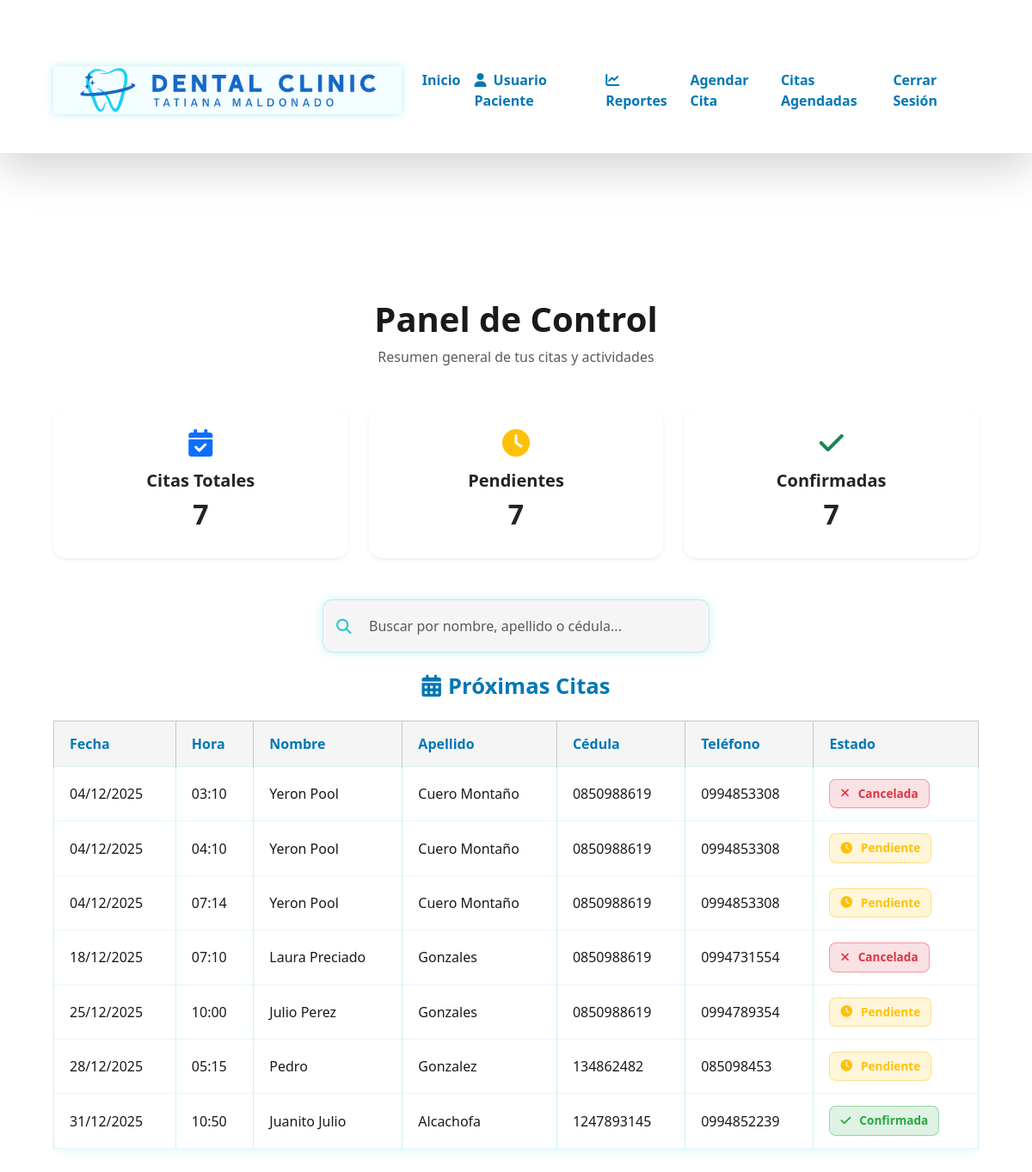
The app's page / (signed in) with its own data.
### appointments/models.py (models this page shows, shortened)
class Appointment(models.Model):
    user = models.ForeignKey(User, on_delete=models.CASCADE, related_name='appointments')
    cedula = models.CharField(max_length=20)
    first_name = models.CharField(max_length=100)
    last_name = models.CharField(max_length=100)
    phone = models.CharField(max_length=30)
    description = models.TextField(blank=True)
    start = models.DateTimeField()
    end = models.DateTimeField(editable=False)
    created = models.DateTimeField(auto_now_add=True)
    status = models.CharField(
        max_length=20,
        choices=[
            ("pending", "Pendiente"),
            ("confirmed", "Confirmada"),
            ("cancelled", "Cancelada")
        ],
        default="pending"
    )

### appointments/views.py (the view)
# urls.py: path('', views.home, name='home'),
def home(request):
    if not request.user.is_authenticated:
        return render(request, 'welcome.html')
    query = request.GET.get('q', '')
    appointments = Appointment.objects.order_by('start')
    if query:
        appointments = appointments.filter(
            Q(first_name__icontains=query) |
            Q(last_name__icontains=query) |
            Q(cedula__icontains=query)
        )
    return render(request, 'base.html', {
        'appointments': appointments,
        'query': query
    })

### templates/base.html (shortened to what this page needs)
{% load static %}
<!doctype html>
<html lang="es">
<head>
  <link href="https://cdn.jsdelivr.net/npm/bootstrap@5.3.3/dist/css/bootstrap.min.css" rel="stylesheet">
  <link href="https://cdnjs.cloudflare.com/ajax/libs/font-awesome/6.5.0/css/all.min.css" rel="stylesheet">
  <link rel="stylesheet" href="{% static 'style.css' %}">
</head>
<body class="dark-glass">
  <nav class="navbar navbar-expand-lg glass-nav shadow-lg">
    <div class="container">
    <a class="navbar-brand d-flex align-items-center gap-2 text-white" href="/">
    <img src="{% static 'assets/logoclinica.png' %}" alt="Logo Clínica Dental" class="logo-img">
    </a>
      <div class="collapse navbar-collapse" id="navbarMenu">
        <ul class="navbar-nav ms-auto">
          <li class="nav-item"><a class="nav-link" href="/">Inicio</a></li>
      {% if user.is_authenticated %}
        <li class="nav-item">
        <a class="nav-link" href="{% url 'patient_dashboard' %}">
          <i class="fa-solid fa-user me-1"></i> Usuario Paciente
        </a>
        </li>
        <li class="nav-item">
        <a class="nav-link" href="{% url 'reports_dashboard' %}">
          <i class="fa-solid fa-chart-line me-1"></i> Reportes
        </a>
        </li>
        <li class="nav-item"><a class="nav-link" href="/book/">Agendar Cita</a></li>
        <li class="nav-item"><a class="nav-link" href="/my/">Citas Agendadas</a></li>
        <li class="nav-item"><a class="nav-link" href="{% url 'logout' %}">Cerrar Sesión</a></li>
      {% else %}
        <li class="nav-item"><a class="nav-link" href="{% url 'login' %}">Iniciar Sesión</a></li>
      {% endif %}
        </ul>
      </div>
    </div>
  </nav>
  <div class="container mt-4">
  </div>
  <main class="container py-5">
{% block content %}
<div class="mb-5 text-center">
    <h1 class="gradient-text fw-bold">Panel de Control</h1>
    <p class="text-muted">Resumen general de tus citas y actividades</p>
</div>
<div class="row g-4 mb-5">
    <div class="col-md-4">
        <div class="card shadow-sm border-0 p-4 text-center" style="border-radius: 15px;">
            <i class="fa-solid fa-calendar-check fa-2x mb-3 text-primary"></i>
            <h5 class="fw-bold">Citas Totales</h5>
            <h2 class="fw-bold">{{ appointments.count }}</h2>
        </div>
    </div>
    <div class="col-md-4">
        <div class="card shadow-sm border-0 p-4 text-center" style="border-radius: 15px;">
            <i class="fa-solid fa-clock fa-2x mb-3 text-warning"></i>
            <h5 class="fw-bold">Pendientes</h5>
            <h2 class="fw-bold">
                {{ appointments|dictsort:"status"|length }}
            </h2>
        </div>
    </div>
    <div class="col-md-4">
        <div class="card shadow-sm border-0 p-4 text-center" style="border-radius: 15px;">
            <i class="fa-solid fa-check fa-2x mb-3 text-success"></i>
            <h5 class="fw-bold">Confirmadas</h5>
            <h2 class="fw-bold">
                {{ appointments|length }}
            </h2>
        </div>
    </div>
</div>
<div class="search-bar mb-4">
    <div class="search-bar-inner d-flex align-items-center gap-2">
        <i class="fa-solid fa-magnifying-glass search-icon"></i>
        <input
            type="text"
            id="searchInput"
            class="form-control"
            placeholder="Buscar por nombre, apellido o cédula..."
        >
    </div>
</div>
<div class="home-container">
  <h2 class="section-title mb-4">
    <i class="fa-solid fa-calendar-days me-2"></i>Próximas Citas
  </h2>
  {% if appointments %}
  <div class="appointments-table-wrapper">
    <table class="appointments-table table table-hover table-bordered text-center align-middle">
      <thead class="table-light">
        <tr>
          <th>Fecha</th>
          <th>Hora</th>
          <th>Nombre</th>
          <th>Apellido</th>
          <th>Cédula</th>
          <th>Teléfono</th>
          <th>Estado</th>
        </tr>
      </thead>
      <tbody>
        {% for a in appointments %}
        <tr>
          <td>{{ a.start|date:"d/m/Y" }}</td>
          <td>{{ a.start|date:"H:i" }}</td>
          <td>{{ a.first_name }}</td>
          <td>{{ a.last_name }}</td>
          <td>{{ a.cedula }}</td>
          <td>{{ a.phone }}</td>
          <td>
            {% if a.status == "pending" %}
                <span class="status pending">
                    <i class="fa-solid fa-clock me-1"></i>Pendiente
                </span>
            {% elif a.status == "confirmed" %}
                <span class="status confirmed">
                    <i class="fa-solid fa-check me-1"></i>Confirmada
                </span>
            {% else %}
                <span class="status cancelled">
                    <i class="fa-solid fa-xmark me-1"></i>Cancelada
                </span>
            {% endif %}
          </td>
        </tr>
        {% endfor %}
      </tbody>
    </table>
  </div>
  {% else %}
  <div class="no-appointments text-center py-5">
    <i class="fa-solid fa-calendar-xmark fa-3x mb-3"></i>
    <p class="lead">No hay citas registradas.</p>
  </div>
  {% endif %}
</div>
{% endblock %}
  </main>
</body>
</html>

### static/style.css (style rules this page uses)
:root { --celeste: #00bcd4; --azul-logo: #0077b6; --gris-claro: #f5f5f5; --glass-bg: rgba(255, 255, 255, 0.6); --glass-border: rgba(0, 188, 212, 0.2); }
* { margin: 0; padding: 0; box-sizing: border-box; }
html { scroll-behavior: smooth; }
body { background: #ffffff; color: #1a1a1a; font-weight: 500; }
.glass-nav { background: var(--glass-bg); backdrop-filter: blur(12px); border-bottom: 1px solid var(--glass-border); }
.glass-nav .nav-link { color: var(--azul-logo); font-weight: 600; }
.navbar-brand { color: var(--azul-logo); font-weight: 700; font-size: 1.3rem; display: flex; align-items: center; gap: 10px; }
.logo-img { height: 56px; width: auto; filter: drop-shadow(0 0 4px rgba(0, 188, 212, 0.3)); transition: 0.3s ease; }
.container { padding: 2rem; margin-top: 2rem; }
.section-title { color: var(--azul-logo); font-weight: 700; font-size: 1.6rem; text-align: center; margin-bottom: 25px; }
.appointments-table-wrapper { overflow-x: auto; margin-top: 20px; }
.appointments-table { width: 100%; border-collapse: collapse; background-color: var(--glass-bg); border: 1px solid var(--glass-border); border-radius: 12px; box-shadow: 0 4px 12px rgba(0, 188, 212, 0.1); }
.appointments-table th, .appointments-table td { padding: 14px 18px; text-align: left; color: #1a1a1a; border-bottom: 1px solid rgba(0, 188, 212, 0.1); }
.appointments-table th { background-color: var(--gris-claro); color: var(--azul-logo); font-weight: 600; }
.status { padding: 6px 12px; border-radius: 8px; font-weight: 600; font-size: 0.85rem; display: inline-flex; align-items: center; gap: 6px; }
.status.pending { background: rgba(255, 193, 7, 0.15); color: #ffc107; border: 1px solid rgba(255, 193, 7, 0.4); }
.status.confirmed { background: rgba(40, 167, 69, 0.15); color: #28a745; border: 1px solid rgba(40, 167, 69, 0.4); }
.status.cancelled { background: rgba(220, 53, 69, 0.15); color: #dc3545; border: 1px solid rgba(220, 53, 69, 0.4); }
.status.pending i { animation: pulse 1.4s infinite ease-in-out; }
.status.cancelled i { animation: xPulse 1.2s infinite ease-in-out; }
.status.confirmed i { animation: confirmPulse 1.2s infinite ease-in-out; }
.search-bar { width: 100%; max-width: 450px; margin: 0 auto 25px auto; }
.search-bar-inner { position: relative; background-color: var(--gris-claro); border: 1px solid var(--glass-border); border-radius: 12px; padding: 12px 18px; display: flex; align-items: center; box-shadow: 0 0 12px rgba(0, 188, 212, 0.2); }
.search-bar-inner input { width: 100%; background: transparent; border: none; outline: none; color: #1a1a1a; font-size: 1rem; padding-left: 35px; }
.search-icon { position: absolute; left: 15px; font-size: 1.1rem; color: var(--celeste); opacity: 0.8; }
.row.g-4 .col-md-4 { animation: fadeInUp 0.6s ease; }

### records on screen
Appointment: start "04/12/2025", start "03:10", first_name "Yeron Pool", last_name "Cuero Montaño", cedula "0850988619", phone "0994853308", status "cancelled" (drawn)
Appointment: start "04/12/2025", start "04:10", first_name "Yeron Pool", last_name "Cuero Montaño", cedula "0850988619", phone "0994853308", status "pending" (drawn)
Appointment: start "04/12/2025", start "07:14", first_name "Yeron Pool", last_name "Cuero Montaño", cedula "0850988619", phone "0994853308", status "pending" (drawn)
Appointment: start "18/12/2025", start "07:10", first_name "Laura Preciado", last_name "Gonzales", cedula "0850988619", phone "0994731554", status "cancelled" (drawn)
Appointment: start "25/12/2025", start "10:00", first_name "Julio Perez", last_name "Gonzales", cedula "0850988619", phone "0994789354", status "pending" (drawn)
Appointment: start "28/12/2025", start "05:15", first_name "Pedro", last_name "Gonzalez", cedula "134862482", phone "085098453", status "pending" (drawn)
Appointment: start "31/12/2025", start "10:50", first_name "Juanito Julio", last_name "Alcachofa", cedula "1247893145", phone "0994852239", status "confirmed" (drawn)

### other values on screen
{{ appointments.count }} "7"
{{ appointments|dictsort:"status"|length }} "7"
{{ appointments|length }} "7"
